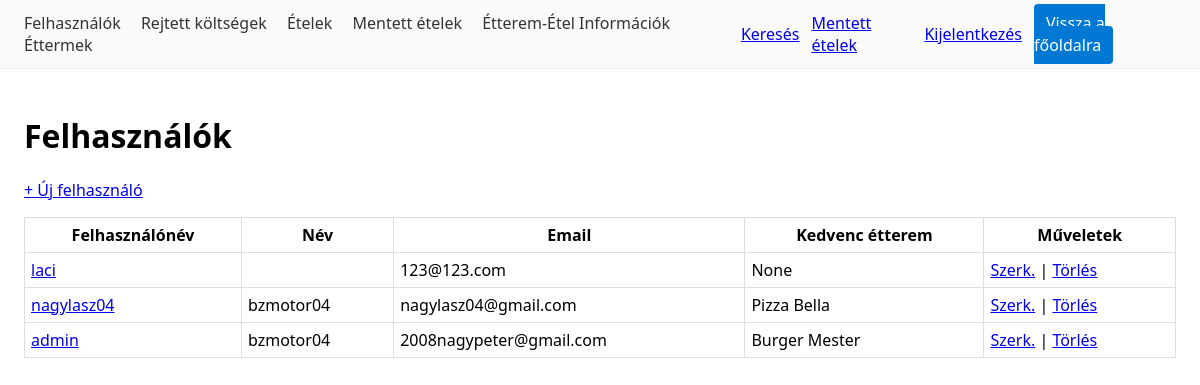
/felhasznalo/ (signed in), run on an earlier commit of the app's database.
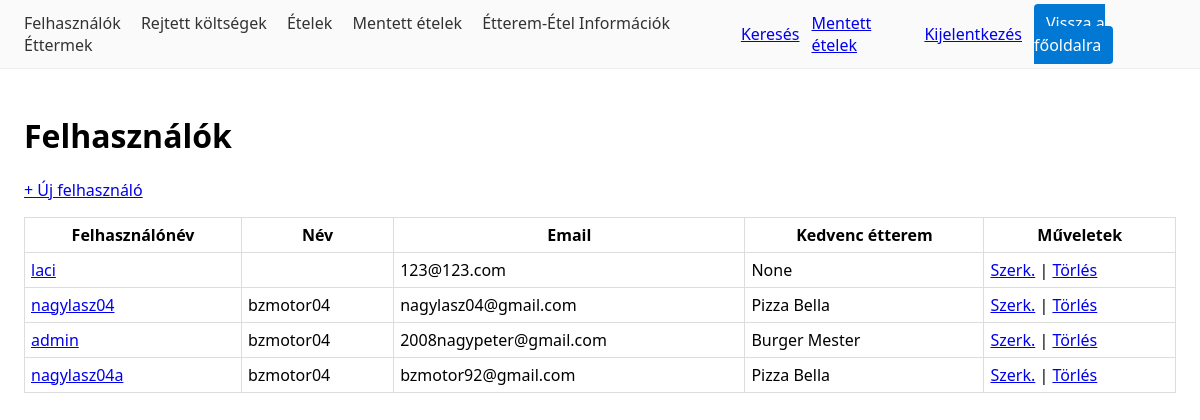
And on a later commit of the database.
### users/models.py (models this page shows, shortened)
class Felhasznalo(AbstractUser):
    nev = models.CharField("Név", max_length=150, blank=True)
    kedvenc_etterem = models.ForeignKey(
        "catalog.Etterem", on_delete=models.SET_NULL,
        null=True, blank=True, related_name="kedvelok",
        verbose_name="Kedvenc étterem",
    )
    class Meta:
        verbose_name = "Felhasználó"
        verbose_name_plural = "Felhasználók"

### catalog/models.py (models this page shows, shortened)
class Etterem(models.Model):
    nev = models.CharField(max_length=150)
    cim = models.CharField(max_length=250, blank=True)
    platform = models.CharField(max_length=20, choices=PLATFORMOK, default="egyeb")
    platform_logo_url = models.URLField(blank=True)
    platform_url = models.URLField(blank=True)
    def __str__(self):
        return self.nev

### users/views.py (the view)
# urls.py: path("felhasznalo/", views.FelhasznaloListView.as_view(), name="felhasznalo_list"),
class FelhasznaloListView(StaffRequired, ListView):
    model = Felhasznalo
    template_name = "users/felhasznalo_list.html"

### foodcompare/mixins.py (called while the page is built)
    def test_func(self):
        user = self.request.user
        return user.is_authenticated and user.is_staff

### templates/users/felhasznalo_list.html
{% extends "_base.html" %}
{% block content %}
<h1>Felhasználók</h1>
{% if user.is_authenticated and user.is_staff %}
  <p><a href="{% url 'users:felhasznalo_create' %}">+ Új felhasználó</a></p>
{% endif %}
<table>
  <tr>
    <th>Felhasználónév</th>
    <th>Név</th>
    <th>Email</th>
    <th>Kedvenc étterem</th>
    {% if user.is_authenticated and user.is_staff %}<th>Műveletek</th>{% endif %}
  </tr>
  {% for o in object_list %}
    <tr>
      <td><a href="{% url 'users:felhasznalo_detail' o.pk %}">{{ o.username }}</a></td>
      <td>{{ o.nev }}</td>
      <td>{{ o.email }}</td>
      <td>{{ o.kedvenc_etterem }}</td>
      {% if user.is_authenticated and user.is_staff %}
        <td>
          <a href="{% url 'users:felhasznalo_update' o.pk %}">Szerk.</a> |
          <a href="{% url 'users:felhasznalo_delete' o.pk %}">Törlés</a>
        </td>
      {% endif %}
    </tr>
  {% empty %}
    <tr>
      <td colspan="5">Nincs adat.</td>
    </tr>
  {% endfor %}
</table>
{% endblock %}

### templates/_base.html (shortened to what this page needs)
<!doctype html>
<html lang="hu">
<head>
  {% load static %}
</head>
<body>
  <div class="topbar">
    <div class="links">
      {% if user.is_staff %}
        <a href="{% url 'users:felhasznalo_list' %}">Felhasználók</a>
        <a href="{% url 'billing:koltseg_list' %}">Rejtett költségek</a>
        <a href="{% url 'catalog:etel_list' %}">Ételek</a>
        <a href="{% url 'compare:saved_foods' %}">Mentett ételek</a>
        <a href="{% url 'compare:info_list' %}">Étterem-Étel Információk</a>
        <a href="{% url 'catalog:etterem_list' %}">Éttermek</a>
      {% endif %}
    </div>
    <div style="display:flex;gap:12px;align-items:center">
      <a href="{% url 'catalog:kereses' %}">Keresés</a>
      {% if user.is_authenticated %}
        <a href="{% url 'compare:saved_foods' %}">Mentett ételek</a>
        <a href="{% url 'logout' %}">Kijelentkezés</a>
      {% else %}
        <a href="{% url 'login' %}">Bejelentkezés</a>
      {% endif %}
      {% if user.is_staff %}
        <div class="homebtn"><a href="{% url 'home' %}">Vissza a főoldalra</a></div>
      {% endif %}
    </div>
  </div>
  <div class="container">
    {% block content %}{% endblock %}
  </div>
</body>
</html>

### templates/_base.html (style rules this page uses)
body { font-family:system-ui,Segoe UI,Arial;margin:0 }
.topbar { display:flex;align-items:center;justify-content:space-between;padding:12px 24px;background:#fafafa;border-bottom:1px solid #eee }
.topbar .links a { margin-right:16px;color:#333;text-decoration:none }
.topbar .homebtn a { background:#0078d4;color:white;padding:8px 12px;border-radius:4px;text-decoration:none }
.container { padding:24px }
table { border-collapse:collapse;width:100% }
th,td { border:1px solid #ddd;padding:6px }

What changed in the data, as far as the page shows it:
added Felhasznalo: username "nagylasz04a", nev "bzmotor04", email "bzmotor92@gmail.com", kedvenc_etterem "Pizza Bella"
